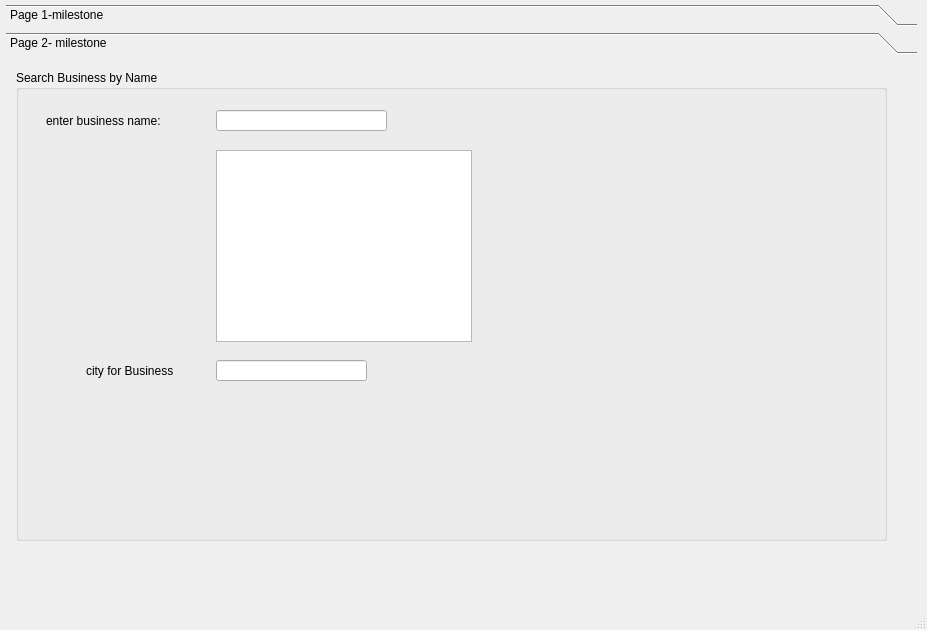
<?xml version="1.0" encoding="UTF-8"?>
<ui version="4.0">
 <class>MainWindow</class>
 <widget class="QMainWindow" name="MainWindow">
  <property name="geometry">
   <rect>
    <x>0</x>
    <y>0</y>
    <width>927</width>
    <height>630</height>
   </rect>
  </property>
  <property name="windowTitle">
   <string>MainWindow</string>
  </property>
  <widget class="QWidget" name="centralwidget">
   <widget class="QToolBox" name="toolBox">
    <property name="geometry">
     <rect>
      <x>6</x>
      <y>4</y>
      <width>911</width>
      <height>561</height>
     </rect>
    </property>
    <property name="styleSheet">
     <string notr="true">font: 12pt &quot;Nirmala UI Semilight&quot;;</string>
    </property>
    <property name="currentIndex">
     <number>1</number>
    </property>
    <widget class="QWidget" name="page">
     <property name="geometry">
      <rect>
       <x>0</x>
       <y>0</y>
       <width>911</width>
       <height>485</height>
      </rect>
     </property>
     <attribute name="label">
      <string>Page 1-milestone</string>
     </attribute>
     <widget class="QGroupBox" name="groupBox">
      <property name="geometry">
       <rect>
        <x>0</x>
        <y>10</y>
        <width>241</width>
        <height>271</height>
       </rect>
      </property>
      <property name="styleSheet">
       <string notr="true">background-color: rgb(210, 255, 255);</string>
      </property>
      <property name="title">
       <string>state /city</string>
      </property>
      <widget class="QComboBox" name="stateList">
       <property name="geometry">
        <rect>
         <x>100</x>
         <y>50</y>
         <width>121</width>
         <height>22</height>
        </rect>
       </property>
       <property name="styleSheet">
        <string notr="true">background-color: rgb(255, 255, 255);</string>
       </property>
      </widget>
      <widget class="QLabel" name="label">
       <property name="geometry">
        <rect>
         <x>40</x>
         <y>50</y>
         <width>52</width>
         <height>15</height>
        </rect>
       </property>
       <property name="text">
        <string>state</string>
       </property>
      </widget>
      <widget class="QLabel" name="label_2">
       <property name="geometry">
        <rect>
         <x>40</x>
         <y>90</y>
         <width>52</width>
         <height>15</height>
        </rect>
       </property>
       <property name="text">
        <string>city</string>
       </property>
      </widget>
      <widget class="QListWidget" name="cityList">
       <property name="geometry">
        <rect>
         <x>100</x>
         <y>100</y>
         <width>121</width>
         <height>141</height>
        </rect>
       </property>
       <property name="styleSheet">
        <string notr="true">background-color: rgb(255, 255, 255);</string>
       </property>
      </widget>
     </widget>
     <widget class="QGroupBox" name="buisnessGroup">
      <property name="geometry">
       <rect>
        <x>270</x>
        <y>10</y>
        <width>591</width>
        <height>291</height>
       </rect>
      </property>
      <property name="styleSheet">
       <string notr="true">background-color: rgb(210, 255, 255);</string>
      </property>
      <property name="title">
       <string>Businesses</string>
      </property>
      <widget class="QTableWidget" name="businessTable">
       <property name="geometry">
        <rect>
         <x>10</x>
         <y>40</y>
         <width>571</width>
         <height>221</height>
        </rect>
       </property>
       <property name="styleSheet">
        <string notr="true">background-color: rgb(255, 255, 255);</string>
       </property>
       <attribute name="horizontalHeaderVisible">
        <bool>false</bool>
       </attribute>
       <attribute name="horizontalHeaderStretchLastSection">
        <bool>true</bool>
       </attribute>
       <attribute name="verticalHeaderVisible">
        <bool>false</bool>
       </attribute>
      </widget>
     </widget>
    </widget>
    <widget class="QWidget" name="page_2">
     <property name="geometry">
      <rect>
       <x>0</x>
       <y>0</y>
       <width>911</width>
       <height>485</height>
      </rect>
     </property>
     <attribute name="label">
      <string>Page 2- milestone</string>
     </attribute>
     <widget class="QGroupBox" name="groupBox_2">
      <property name="geometry">
       <rect>
        <x>10</x>
        <y>10</y>
        <width>871</width>
        <height>471</height>
       </rect>
      </property>
      <property name="title">
       <string>Search Business by Name</string>
      </property>
      <widget class="QLabel" name="label_3">
       <property name="geometry">
        <rect>
         <x>30</x>
         <y>40</y>
         <width>161</width>
         <height>21</height>
        </rect>
       </property>
       <property name="text">
        <string>enter business name:</string>
       </property>
      </widget>
      <widget class="QLabel" name="label_4">
       <property name="geometry">
        <rect>
         <x>70</x>
         <y>290</y>
         <width>131</width>
         <height>21</height>
        </rect>
       </property>
       <property name="text">
        <string>city for Business</string>
       </property>
      </widget>
      <widget class="QLineEdit" name="bname">
       <property name="geometry">
        <rect>
         <x>200</x>
         <y>40</y>
         <width>171</width>
         <height>21</height>
        </rect>
       </property>
      </widget>
      <widget class="QLineEdit" name="bcity">
       <property name="geometry">
        <rect>
         <x>200</x>
         <y>290</y>
         <width>151</width>
         <height>21</height>
        </rect>
       </property>
       <property name="readOnly">
        <bool>true</bool>
       </property>
      </widget>
      <widget class="QListWidget" name="businesses">
       <property name="geometry">
        <rect>
         <x>200</x>
         <y>80</y>
         <width>256</width>
         <height>192</height>
        </rect>
       </property>
      </widget>
     </widget>
    </widget>
   </widget>
  </widget>
  <widget class="QMenuBar" name="menubar">
   <property name="geometry">
    <rect>
     <x>0</x>
     <y>0</y>
     <width>927</width>
     <height>25</height>
    </rect>
   </property>
  </widget>
  <widget class="QStatusBar" name="statusbar"/>
 </widget>
 <resources/>
 <connections/>
</ui>
